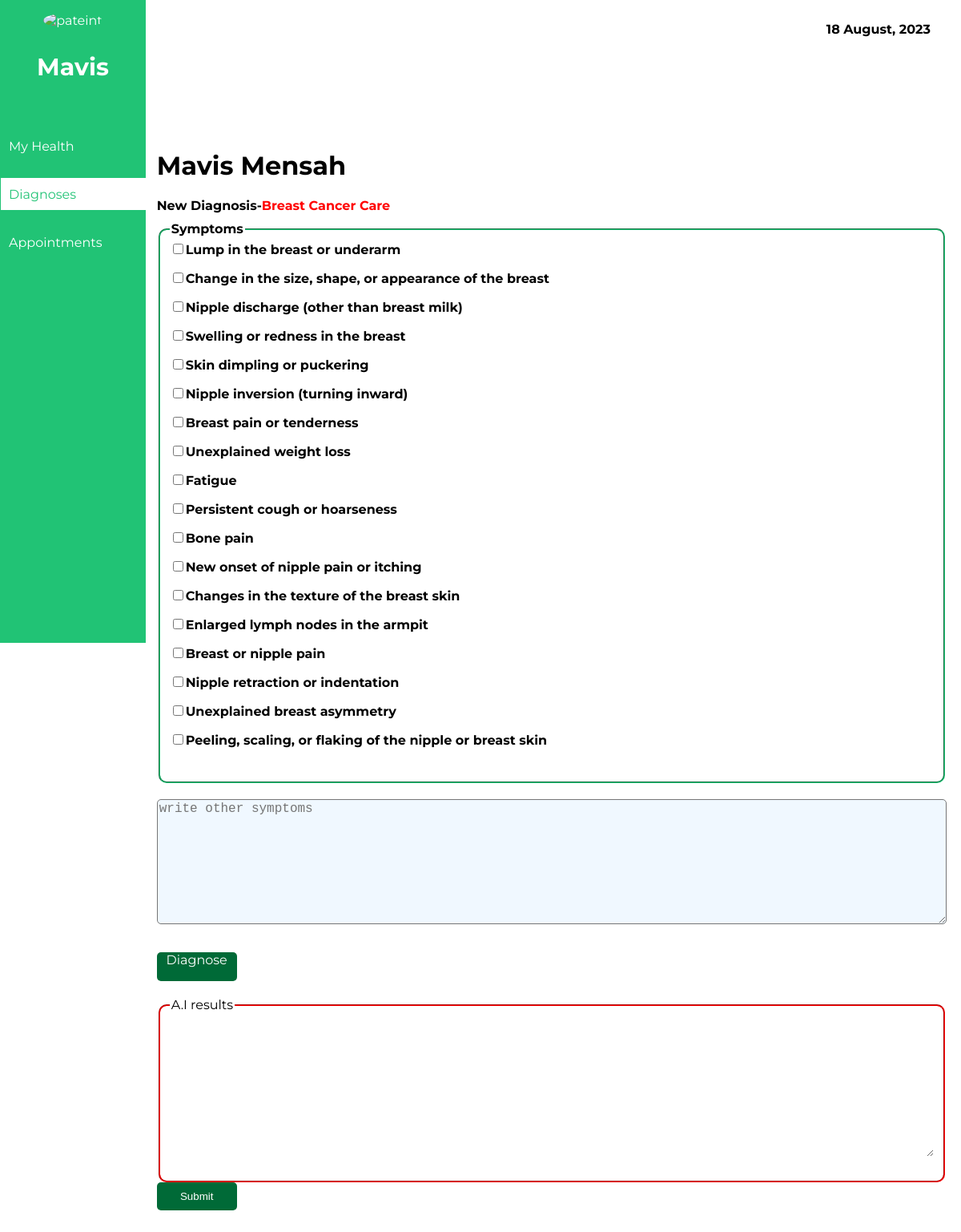
The app's page /patient/diagnosis.php (signed in) with its own data.
### tables this page shows
CREATE TABLE `patient` (
  `firstname` varchar(20) NOT NULL,
  `lastname` varchar(20) NOT NULL,
  `password` varchar(16) NOT NULL,
  `dob` date NOT NULL,
  `gender` varchar(7) NOT NULL,
  `genotype` varchar(5) NOT NULL,
  `bloodgroup` varchar(5) NOT NULL,
  `tel` varchar(15) NOT NULL,
  `email` varchar(40) NOT NULL
);

### patient/diagnosis.php (the view, shortened to what this page needs)
<?php
if(!isset($_SESSION['patient'])){
    header('location:signin.php');
}
else{
    $patient = $_SESSION['patient'];
    include '../connection.php';
    $SELECT = "SELECT *FROM patient where email = '$patient'";
    $QUERY = mysqli_query($connection, $SELECT);
    $res = mysqli_fetch_assoc($QUERY);
    function convert($date):string{
        $new_date = date("d F, Y", strtotime($date));
       return $new_date;
    }
$breastCancerSymptoms = array(
    "Lump in the breast or underarm",
    "Change in the size, shape, or appearance of the breast",
    "Nipple discharge (other than breast milk)",
    "Swelling or redness in the breast",
    "Skin dimpling or puckering",
    "Nipple inversion (turning inward)",
    "Breast pain or tenderness",
    "Unexplained weight loss",
    "Fatigue",
    "Persistent cough or hoarseness",
    "Bone pain",
    "New onset of nipple pain or itching",
    "Changes in the texture of the breast skin",
    "Enlarged lymph nodes in the armpit",
    "Breast or nipple pain",
    "Nipple retraction or indentation",
    "Unexplained breast asymmetry",
    "Peeling, scaling, or flaking of the nipple or breast skin",
);
$prostateCancerSymptoms = array(
    "Frequent urination, especially at night",
    "Difficulty starting or stopping urination",
    "Weak or interrupted urine flow",
    "Blood in the urine or semen",
    "Pain or discomfort in the pelvic area",
    "Painful ejaculation",
    "Erectile dysfunction",
    "Unexplained weight loss",
    "Fatigue",
    "Weakness or numbness in the legs or feet",
    "Bone pain",
    "New onset of urinary incontinence",
    "Feeling the need to urinate urgently",
    "Difficulty having an erection",
    "Pain or stiffness in the lower back, hips, or upper thighs",
    "Blood in the stool",
    "Swelling in the legs",
    "Loss of appetite",
    "Nausea or vomiting",
    "Jaundice (yellowing of the skin and eyes)",
    "Frequent urination",
    "Difficulty starting or stopping urination",
    "Weak urine flow",
    "Feeling of incomplete bladder emptying",
    "Frequent urination",
    "Urgency to urinate",
    "Pelvic pain",
    "Discomfort during urination",
    "Frequent urination",
    "Pain or burning during urination",
    "Urgency to urinate",
    "Blood in the urine",
    "Frequent urination",
    "Urgency to urinate",
);
}
?>
<!DOCTYPE html>
<html lang="en">
<head>
    <link rel="stylesheet" href="../css/diagnosis.css">
</head>
<body>
    <div class="sidebar">
            <div class="patient">
                <div class="image">
                    <img src="../images/avatar.png" alt="pateint">
                </div>
                <h3><?php echo $res['firstname']?></h3>
            </div>
            <div class="menu">
                <a href="dashboard.php"><div class="menu-item ">My Health</div></a>
                <a href=""><div class="menu-item current">Diagnoses</div></a>
                <a href="appointments.php"><div class="menu-item ">Appointments</div></a>
            </div>
    </div>
    <div class="main">
       <div class="date">
        <b><?php echo convert(date("d-m-Y")) ?></b>
       </div>
       <?php
            if($res['gender'] == "Male"){
                $type = "Prostate Cancer Care";
            }
            else{
                $type = "Breast Cancer Care";
            }        ?>
       <div class="below">
       <h1><?php echo $res['firstname']." ".$res['lastname'] ?></h1>
       <b>New Diagnosis-</b><b style="color: red;"><?php echo $type ?></b>
       <fieldset>
        <legend><b>Symptoms</b></legend>
    <form action="#" method="POST">
        <?php
            if($res['gender'] == "Male"){
                $num = 0;
                foreach($prostateCancerSymptoms as $symp){
                    $num++;
                    echo '
                    <input type="checkbox" value="'.$symp.'" name="symptom'.$num.'" id="checkbox'.$num.'"><label for="checkbox'.$num.'"><b>'.$symp.'</b></label> <br>
                    ';
                }
            }
            else{
                $num = 0;
                foreach($breastCancerSymptoms as $symp){
                    $num++;
                    echo '
                    <input type="checkbox" value="'.$symp.'" name="symptom'.$num.'" id="checkbox'.$num.'"><label for="checkbox'.$num.'"><b>'.$symp.'</b></label> <br>
                    ';
                }
            }
        ?>
       </fieldset>
       <textarea name="othersymptoms" id="" cols="30" rows="10" value="other"  placeholder="write other symptoms"></textarea>
       <a href="diagnosis.php#airesults"><div id="button" type="" onClick = "diagnose()" name="diagnose"><p>Diagnose</p></div></a>
       <fieldset id="airesults" style="border-color: red; display:block">
        <legend>A.I results</legend>
        <textarea name="airesults" id="airesults" cols="30" rows="10" value="other"  placeholder="ai">
        </textarea>
       </fieldset>
       <button type="submit" name="submit">Submit</button>
       </div>
    </div>
</body>
</html>

### css/diagnosis.css (style rules this page uses)
body { background-color: white; font-family: 'Montserrat'; }
.sidebar { background-color:#21C375; color: white; width:15%; border: 1px solid #21C375; min-height: 100vh; position: fixed; top:0; left:0; }
.patient { width: 100%; text-align: center; margin-top: 15px; margin-bottom: 60px; }
.patient h3 { font-weight: bolder; font-size: 30px; }
.image img { border-radius: 100%; }
.sidebar .menu { width: 99%; }
.menu-item { width:100%; height:40px; display: flex; align-items: center; padding-left: 10px; color: white; margin-top:20px ; margin-bottom:20px ; }
.current { background-color: white; color: #21C375; }
.menu a { text-decoration: none; }
.main { width: 85%; margin-left: auto; }
.date { text-align: right; height: 100px; margin-right: 30px; }
.below { width:98%; margin-left: auto; margin-right: auto; margin-top: 60px; }
fieldset { margin-top: 10px; border-radius: 10px; border-color: #21C375; min-height: 200px; display: flex; justify-content: space-between; }
#airesults textarea { border:none; background-color: transparent; }
input[type='checkbox'] { margin-bottom: 20px; }
textarea { border-radius: 5px; margin-top: 20px; width: 100%; background-color: aliceblue; margin-bottom: 20px; }
textarea::placeholder { font-size: larger; }
#button, .below button { background-color: #006A37; color: #FFF; border: none; border-radius: 5px; height: 35px; margin-bottom: 20px; width:100px; text-align: center; }
#button p { margin-top: 15px; }
a { text-decoration: none; }
#button,.below button:hover { height: 36px; }

### records on screen
patient: firstname "Mavis", lastname "Mensah", gender "Breast Cancer Care"

### other values on screen
$symp "Lump in the breast or underarm"
$symp "Change in the size, shape, or appearance of the breast"
$symp "Nipple discharge (other than breast milk)"
$symp "Swelling or redness in the breast"
$symp "Skin dimpling or puckering"
$symp "Nipple inversion (turning inward)"
$symp "Breast pain or tenderness"
$symp "Unexplained weight loss"
$symp "Fatigue"
$symp "Persistent cough or hoarseness"
$symp "Bone pain"
$symp "New onset of nipple pain or itching"
$symp "Changes in the texture of the breast skin"
$symp "Enlarged lymph nodes in the armpit"
$symp "Breast or nipple pain"
